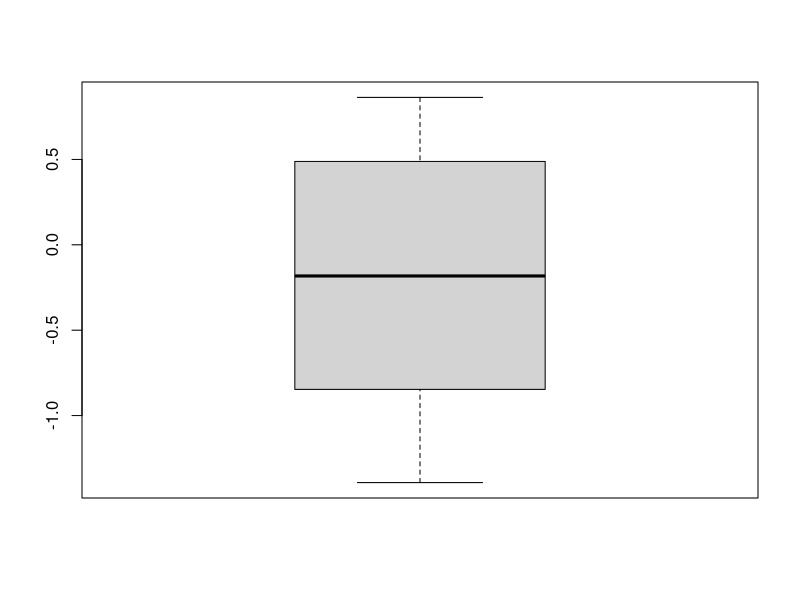
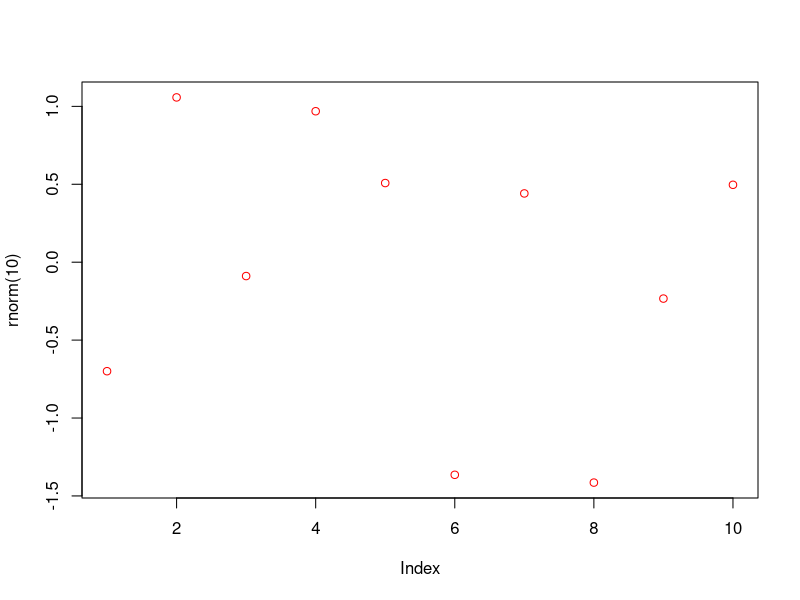

These charts were generated, in order, by the following R code:
## ---- chunk 1
set.seed(81)
boxplot(rnorm(10))
plot(rnorm(10),col="red")
